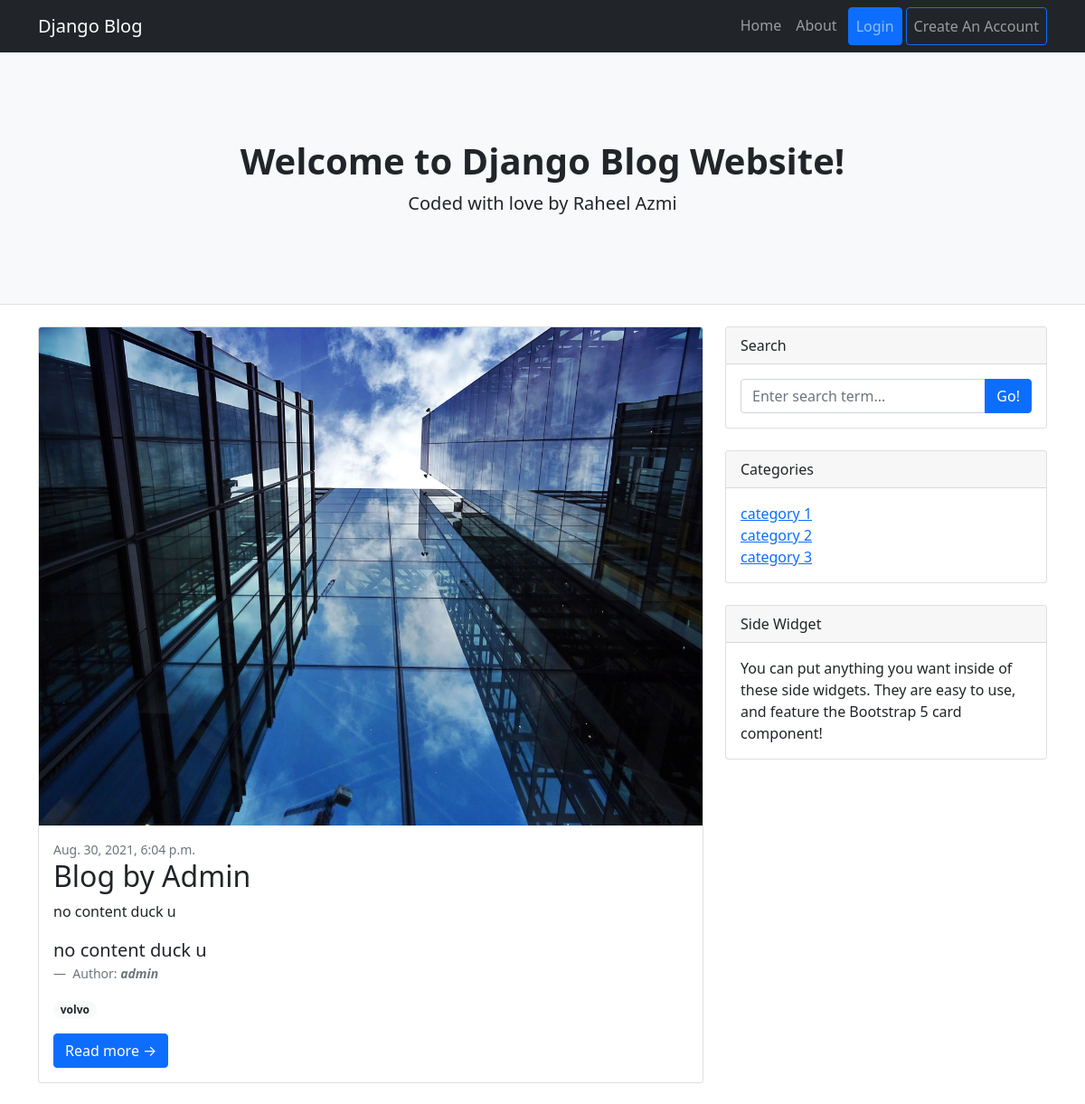
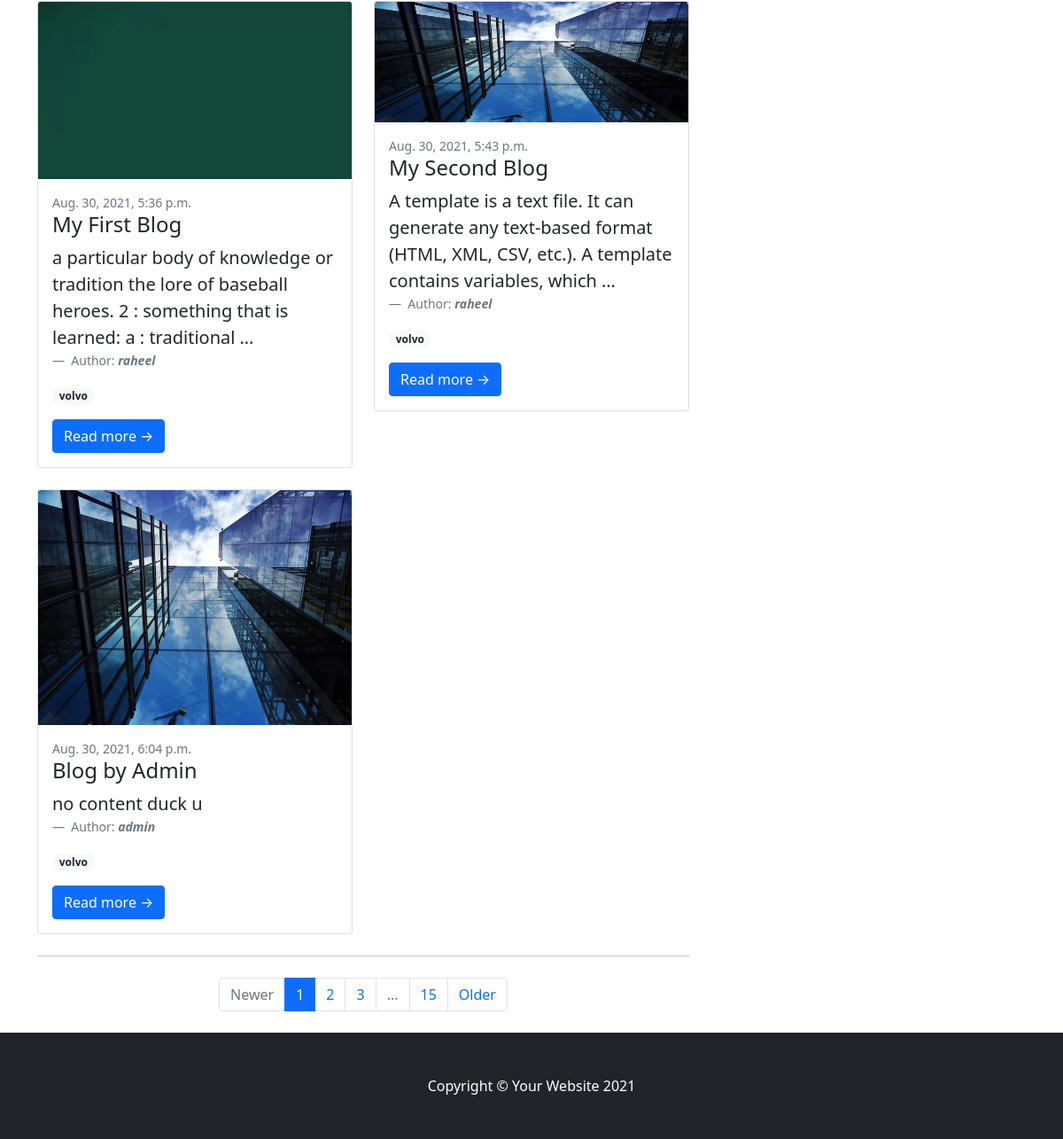
The page / on the database its author committed (2 pictures, top to bottom).
### djangoblog/models.py (models this page shows)
class blog(models.Model):
    title= models.CharField(max_length=30,null=True)
    desc = models.CharField(max_length=2000,null=True)
    category = models.CharField(max_length=30,null=True)
    date = models.DateTimeField(auto_now_add=True,null=True)
    photo = models.FileField(upload_to='images/', null=True, verbose_name="")
    username = models.CharField(max_length=30,null=True)
    userid = models.CharField(max_length=30,null=True)

class categories(models.Model):
    catname = models.CharField(max_length=30)

### djangoblog/views.py (the view)
# urls.py: path('', views.index, name= "Index"),
def index(req):
    firstblog = blog.objects.all().last()
    allblogs = blog.objects.all()
    allcategories = categories.objects.all()
    return render(req, 'index.html',{'cat':allcategories,'blogs':allblogs,'firstblog':firstblog})

### templates/index.html
{% extends 'base.html' %}
{% block pagecontent %}
 <header class="py-5 bg-light border-bottom mb-4">
            <div class="container">
                <div class="text-center my-5">
                    <h1 class="fw-bolder">Welcome to Django Blog Website!</h1>
                    <p class="lead mb-0">Coded with love by Raheel Azmi</p>
                </div>
            </div>
        </header>
        <div class="container">
            <div class="row">
                <div class="col-lg-8">
                    <div class="card mb-4">
                        <a href="#"><img class="card-img-top" src={{firstblog.photo}} alt="..." /></a>
                        <div class="card-body">
                            <div class="small text-muted">{{firstblog.date}}</div>
                            <h2 class="card-title">{{firstblog.title}}</h2>
                            <p class="card-text">{{firstblog.desc|truncatewords:21}}</p>
                             <figure>
                                        <blockquote class="blockquote">
                                           <p class="card-text">{{firstblog.desc|truncatewords:21}}</p>
                                        </blockquote>
                                        <figcaption class="blockquote-footer">
                                            Author: <cite title="Source Title"><b>{{firstblog.username}}</b></cite>
                                        </figcaption>
                                            <span class="badge rounded-pill bg-light text-dark">{{firstblog.category}}</span>
                                        </figure>
                            <a class="btn btn-primary" href="#!">Read more →</a>
                        </div>
                    </div>
                        <div class="row">
                    {%for blog in blogs %}
                            <div class="col-lg-6">
                                <div class="card mb-4">
                                    <a href="#!"><img class="card-img-top" src={{blog.photo}} alt="..." /></a>
                                    <div class="card-body">
                                        <div class="small text-muted">{{blog.date}}</div>
                                        <h2 class="card-title h4">{{blog.title}}</h2>
                                        <figure>
                                        <blockquote class="blockquote">
                                           <p class="card-text">{{blog.desc|truncatewords:21}}</p>
                                        </blockquote>
                                        <figcaption class="blockquote-footer">
                                            Author: <cite title="Source Title"><b>{{blog.username}}</b></cite>
                                        </figcaption>
                                            <span class="badge rounded-pill bg-light text-dark">{{blog.category}}</span>
                                        </figure>
                                        <a class="btn btn-primary" href="#!">Read more →</a>
                                    </div>
                                </div>
                            </div>
                    {%endfor%}
                        </div>
                    <nav aria-label="Pagination">
                        <hr class="my-0" />
                        <ul class="pagination justify-content-center my-4">
                            <li class="page-item disabled"><a class="page-link" href="#" tabindex="-1" aria-disabled="true">Newer</a></li>
                            <li class="page-item active" aria-current="page"><a class="page-link" href="#!">1</a></li>
                            <li class="page-item"><a class="page-link" href="#!">2</a></li>
                            <li class="page-item"><a class="page-link" href="#!">3</a></li>
                            <li class="page-item disabled"><a class="page-link" href="#!">...</a></li>
                            <li class="page-item"><a class="page-link" href="#!">15</a></li>
                            <li class="page-item"><a class="page-link" href="#!">Older</a></li>
                        </ul>
                    </nav>
                </div>
                <div class="col-lg-4">
                    <div class="card mb-4">
                        <div class="card-header">Search</div>
                        <div class="card-body">
                            <div class="input-group">
                                <input class="form-control" type="text" placeholder="Enter search term..." aria-label="Enter search term..." aria-describedby="button-search" />
                                <button class="btn btn-primary" id="button-search" type="button">Go!</button>
                            </div>
                        </div>
                    </div>
                    <div class="card mb-4">
                        <div class="card-header">Categories</div>
                        <div class="card-body">
                            <div class="row">
                                <div class="col-sm-12">
                                    <ul class="list-unstyled mb-0">
                                        {%for cats in cat%}
                                            <li><a href="#">{{cats.catname}}</a></li>
                                        {% endfor %}
                                    </ul>
                                </div>
                            </div>
                        </div>
                    </div>
                    <div class="card mb-4">
                        <div class="card-header">Side Widget</div>
                        <div class="card-body">You can put anything you want inside of these side widgets. They are easy to use, and feature the Bootstrap 5 card component!</div>
                    </div>
                </div>
            </div>
        </div>
{% endblock pagecontent %}

### templates/base.html (shortened to what this page needs)
{% load static %}
<!DOCTYPE html>
<html lang="en">
    <head>
        <link href="{% static 'css/styles.css' %}" rel="stylesheet" />
    </head>
    <body>
        <nav class="navbar navbar-expand-lg navbar-dark bg-dark">
            <div class="container">
                <a class="navbar-brand" href="/">Django Blog</a>
                <div class="collapse navbar-collapse" id="navbarSupportedContent">
                    <ul class="navbar-nav ms-auto mb-2 mb-lg-0">
                        <li class="nav-item"><a class="nav-link" href="/">Home</a></li>
                        <li class="nav-item"><a class="nav-link" href="#!">About</a></li>
                         {% if user.is_authenticated %}
                            <li><a class="nav-link btn btn-outline-primary" href="/logout">Howdy,{{user.username}} Logout?</a></li>
                            <li class="nav-item mx-1"><a class="nav-link btn btn-primary" href="/profile/{{user.id}}">View Profile</a></li>
                            {% else %}
                                <li class="nav-item mx-1"><a class="nav-link btn btn-primary" href="/login">Login</a></li>
                                <li class="nav-item"><a class="nav-link btn btn-outline-primary" href="/signup">Create An Account</a></li>
                        {% endif %}
                    </ul>
                </div>
            </div>
        </nav>
     {% block pagecontent %}{% endblock pagecontent %}
        <footer class="py-5 bg-dark">
            <div class="container"><p class="m-0 text-center text-white">Copyright &copy; Your Website 2021</p></div>
        </footer>
    </body>
</html>

### rows shown on the page
blog: photo (picture), date "Aug. 30, 2021, 6:04 p.m.", title "Blog by Admin", desc "no content duck u", username "admin", category "volvo"
blog: photo (picture), date "Aug. 30, 2021, 5:36 p.m.", title "My First Blog", desc "a particular body of knowledge or tradition the lore of baseball heroes. 2 : something that is learned: a : traditional …", username "raheel", category "volvo"
blog: shows a picture, date "Aug. 30, 2021, 5:43 p.m.", title "My Second Blog", desc "A template is a text file. It can generate any text-based format (HTML, XML, CSV, etc.). A template contains variables, which …", username "raheel", category "volvo"
categories: catname "category 1"
categories: catname "category 2"
categories: catname "category 3"
